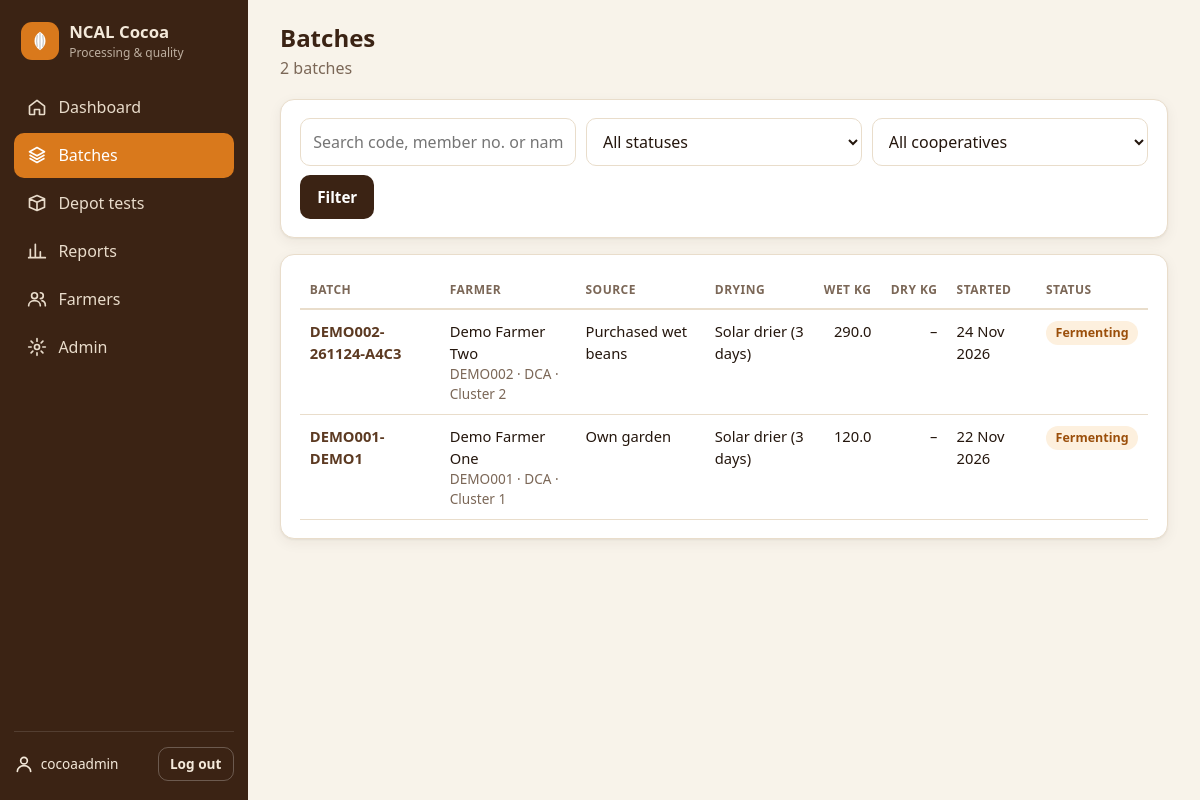
/batches/ (signed in), run on the app's committed database.
### core/models.py (models this page shows, shortened)
class Batch(models.Model):
    class Status(models.TextChoices):
        FERMENTING = "FERMENTING", "Fermenting"
        DRYING = "DRYING", "Drying"
        COMPLETED = "COMPLETED", "Packed – awaiting depot"
        RECEIVED = "RECEIVED", "Received at depot"
        ACCEPTED = "ACCEPTED", "Accepted for export"
        REJECTED = "REJECTED", "Not accepted"
    LOCKED = {"RECEIVED", "ACCEPTED", "REJECTED"}  # farmer can no longer edit
    SOURCE = [
        ("OWN", "Own garden"),
        ("PURCHASED", "Purchased wet beans"),
        ("CONTRIBUTION", "Cluster / group contribution"),
    ]
    FERMENTED_BY = [
        ("INDIVIDUAL", "Individual farmer"),
        ("CLUSTER", "Cluster group"),
        ("SOCIETY", "Cooperative society members"),
    ]
    DRYING = [
        ("SOLAR", "Solar drier (3 days)"),
        ("FERMENTRY", "Fermentry + solar drier"),
    ]
    id = models.UUIDField(primary_key=True, default=uuid.uuid4, editable=False)
    code = models.CharField(max_length=40, unique=True)
    farmer = models.ForeignKey(Farmer, on_delete=models.PROTECT, related_name="batches")
    bean_source = models.CharField(max_length=12, choices=SOURCE, default="OWN")
    source_detail = models.CharField(max_length=200, blank=True,
                                     help_text="Seller name or contributing members")
    fermented_by = models.CharField(max_length=12, choices=FERMENTED_BY, default="INDIVIDUAL")
    drying_method = models.CharField(max_length=10, choices=DRYING, default="SOLAR")
    wet_weight_kg = models.DecimalField(max_digits=9, decimal_places=2)
    dry_weight_kg = models.DecimalField(max_digits=9, decimal_places=2, null=True, blank=True)
    bag_count = models.PositiveSmallIntegerField(null=True, blank=True)
    status = models.CharField(max_length=12, choices=Status.choices, default=Status.FERMENTING)
    started_at = models.DateTimeField(default=timezone.now)
    completed_at = models.DateTimeField(null=True, blank=True)
    notes = models.TextField(blank=True)
    client_updated_at = models.DateTimeField(null=True, blank=True)
    created_at = models.DateTimeField(auto_now_add=True)
    updated_at = models.DateTimeField(auto_now=True)
    class Meta:
        ordering = ["-started_at"]
        verbose_name_plural = "batches"

class Farmer(models.Model):
    GENDER = [("M", "Male"), ("F", "Female")]
    user = models.OneToOneField(settings.AUTH_USER_MODEL, null=True, blank=True,
                                on_delete=models.SET_NULL, related_name="farmer")
    member_number = models.CharField(max_length=30, unique=True)
    first_name = models.CharField(max_length=60)
    last_name = models.CharField(max_length=60)
    gender = models.CharField(max_length=1, choices=GENDER, blank=True)
    phone = models.CharField(max_length=30, blank=True)
    village = models.CharField(max_length=120, blank=True)
    cooperative = models.ForeignKey(Cooperative, on_delete=models.PROTECT, related_name="farmers")
    cluster = models.ForeignKey(Cluster, null=True, blank=True, on_delete=models.SET_NULL,
                                related_name="farmers")
    active = models.BooleanField(default=True)
    joined_on = models.DateField(null=True, blank=True)
    created_at = models.DateTimeField(auto_now_add=True)
    class Meta:
        ordering = ["member_number"]
    @property
    def full_name(self):
        return f"{self.first_name} {self.last_name}".strip()

class Cooperative(models.Model):
    name = models.CharField(max_length=150, unique=True)
    code = models.CharField(max_length=12, unique=True, help_text="Short code, e.g. WSC")
    district = models.CharField(max_length=100, blank=True)
    created_at = models.DateTimeField(auto_now_add=True)
    class Meta:
        ordering = ["name"]

class Cluster(models.Model):
    cooperative = models.ForeignKey(Cooperative, on_delete=models.CASCADE, related_name="clusters")
    name = models.CharField(max_length=120)
    hamlet = models.CharField(max_length=120, blank=True)
    class Meta:
        ordering = ["cooperative__name", "name"]
        unique_together = [("cooperative", "name")]

### core/views.py (the view)
# urls.py: path("batches/", views.batch_list, name="batch_list"),
@staff_required
def batch_list(request):
    qs = Batch.objects.select_related("farmer__cooperative", "farmer__cluster")
    q = request.GET.get("q", "").strip()
    status = request.GET.get("status", "")
    coop = request.GET.get("coop", "")
    if q:
        qs = qs.filter(Q(code__icontains=q) | Q(farmer__member_number__icontains=q) |
                       Q(farmer__first_name__icontains=q) | Q(farmer__last_name__icontains=q))
    if status:
        qs = qs.filter(status=status)
    if coop:
        qs = qs.filter(farmer__cooperative_id=coop)
    page = Paginator(qs, 30).get_page(request.GET.get("page"))
    params = request.GET.copy()
    params.pop("page", None)
    return render(request, "core/batch_list.html", {
        "page": page, "q": q, "status": status, "coop": coop, "params": params.urlencode(),
        "statuses": Batch.Status.choices, "coops": Cooperative.objects.all(), "nav": "batches",
    })

### core/context.py (called while the page is built)
def app_context(request):
    return {"COCOA": settings.COCOA, "APP_VERSION": settings.COCOA["APP_VERSION"]}

### templates/core/batch_list.html (shortened to what this page needs)
{% extends "base.html" %}
{% block heading %}Batches{% endblock %}
{% block subheading %}<p class="muted">{{ page.paginator.count }} batch{{ page.paginator.count|pluralize:"es" }}</p>{% endblock %}
{% block content %}
<form class="filters card" method="get">
  <input name="q" value="{{ q }}" placeholder="Search code, member no. or name">
  <select name="status">
    <option value="">All statuses</option>
  </select>
  <select name="coop">
    <option value="">All cooperatives</option>
  </select>
  <button class="btn btn-primary" type="submit">Filter</button>
</form>
<section class="card">
  {% include "core/_batch_table.html" with batches=page.object_list %}
</section>
{% endblock %}

### templates/base.html (shortened to what this page needs)
{% load static %}<!doctype html>
<html lang="en">
<head>
  <link rel="stylesheet" href="{% static 'css/app.css' %}">
</head>
<body class="{% block body_class %}staff{% endblock %}">
{% block layout %}
<div class="layout">
  <aside class="sidebar">
    <a class="brand" href="{% url 'dashboard' %}">
      <span class="brand-mark"><svg><use href="#i-pod"/></svg></span>
      <span><strong>{{ COCOA.ORG_SHORT }} Cocoa</strong><small>Processing &amp; quality</small></span>
    </a>
    <nav class="side-nav">
      {% if not user.is_staff %}
      <a href="{% url 'app_shell' %}"><svg><use href="#i-home"/></svg>Farmer app</a>
      {% else %}
      <a href="{% url 'dashboard' %}" class="{% if nav == 'dashboard' %}active{% endif %}"><svg><use href="#i-home"/></svg>Dashboard</a>
      <a href="{% url 'batch_list' %}" class="{% if nav == 'batches' %}active{% endif %}"><svg><use href="#i-layers"/></svg>Batches</a>
      <a href="{% url 'depot_home' %}" class="{% if nav == 'depot' %}active{% endif %}"><svg><use href="#i-box"/></svg>Depot tests</a>
      <a href="{% url 'reports' %}" class="{% if nav == 'reports' %}active{% endif %}"><svg><use href="#i-chart"/></svg>Reports</a>
      <a href="{% url 'farmer_list' %}" class="{% if nav == 'farmers' %}active{% endif %}"><svg><use href="#i-users"/></svg>Farmers</a>
      {% if user.is_superuser %}<a href="{% url 'admin:index' %}"><svg><use href="#i-cog"/></svg>Admin</a>{% endif %}
      {% endif %}
    </nav>
    <div class="side-foot">
      <div class="who"><svg><use href="#i-user"/></svg>{{ user.get_full_name|default:user.username }}</div>
      <form method="post" action="{% url 'logout' %}">{% csrf_token %}<button class="btn btn-ghost btn-sm" type="submit">Log out</button></form>
    </div>
  </aside>
  <main class="main">
    <header class="topbar">
      <div>
        <h1>{% block heading %}{% endblock %}</h1>
        {% block subheading %}{% endblock %}
      </div>
    </header>
    {% block content %}{% endblock %}
  </main>
</div>
{% endblock %}
</body>
</html>

### templates/core/_batch_table.html
<div class="table-wrap">
  <table class="table">
    <thead><tr><th>Batch</th><th>Farmer</th><th>Source</th><th>Drying</th><th class="num">Wet kg</th><th class="num">Dry kg</th><th>Started</th><th>Status</th></tr></thead>
    <tbody>
      {% for b in batches %}
        <tr class="row-link" onclick="location.href='{% url 'batch_detail' b.code %}'">
          <td><a href="{% url 'batch_detail' b.code %}"><strong>{{ b.code }}</strong></a></td>
          <td>{{ b.farmer.full_name }}<div class="muted small">{{ b.farmer.member_number }} · {{ b.farmer.cooperative.code }}{% if b.farmer.cluster %} · {{ b.farmer.cluster.name }}{% endif %}</div></td>
          <td>{{ b.get_bean_source_display }}</td>
          <td>{{ b.get_drying_method_display }}</td>
          <td class="num">{{ b.wet_weight_kg|floatformat:1 }}</td>
          <td class="num">{{ b.dry_weight_kg|floatformat:1|default:"–" }}</td>
          <td>{{ b.started_at|date:"d M Y" }}</td>
          <td><span class="chip st-{{ b.status|lower }}">{{ b.get_status_display }}</span></td>
        </tr>
      {% empty %}
        <tr><td colspan="8" class="empty">No batches found.</td></tr>
      {% endfor %}
    </tbody>
  </table>
</div>

### data on the page
Batch: code "DEMO002-261124-A4C3", farmer.full_name "Demo Farmer Two", farmer.member_number "DEMO002", farmer.cooperative.code "DCA", farmer.cluster.name "Cluster 2", bean_source "Purchased wet beans", drying_method "Solar drier (3 days)", wet_weight_kg "290.0", dry_weight_kg "–", started_at "24 Nov 2026", status "Fermenting"
Batch: code "DEMO001-DEMO1", farmer.full_name "Demo Farmer One", farmer.member_number "DEMO001", farmer.cooperative.code "DCA", farmer.cluster.name "Cluster 1", bean_source "Own garden", drying_method "Solar drier (3 days)", wet_weight_kg "120.0", dry_weight_kg "–", started_at "22 Nov 2026", status "Fermenting"

### other printed values
{{ COCOA.ORG_SHORT }} "NCAL"
{{ user.get_full_name|default:user.username }} "cocoaadmin"
{{ page.paginator.count }} "2"
